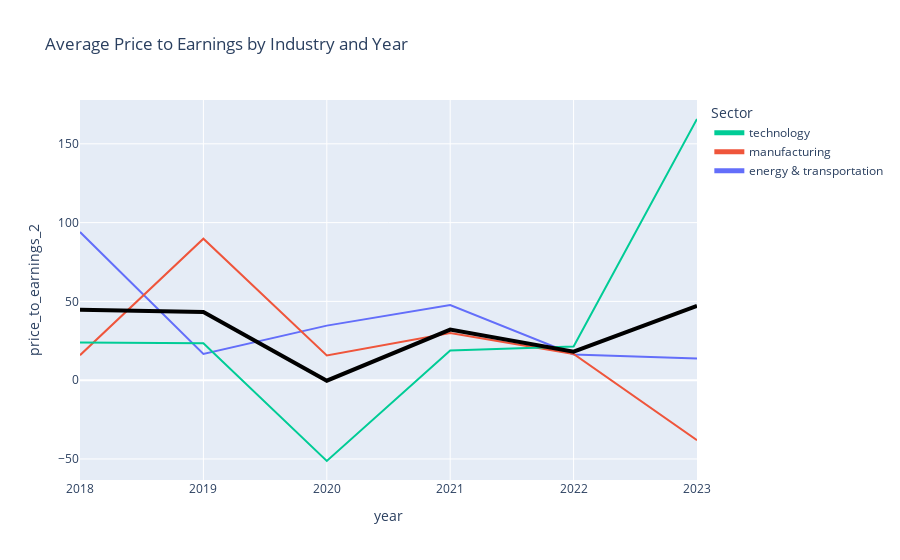

Here is the notebook cell this chart was saved with:
### Code cell
sectors = ['technology', 'manufacturing', 'energy & transportation']
mask = df['sector'].isin(sectors)
filtered_df = df[mask]
sector_metric_trend(filtered_df)

### Figure 1 — Plotly figure (JSON) as saved in the notebook; plotly's stock layout.template omitted (floating-point values rounded to 4 significant figures)
{"data": [{"hovertemplate": "sector=energy & transportation<br>year=%{x}<br>price_to_earnings_2=%{y}<extra></extra>", "legendgroup": "energy & transportation", "line": {"color": "#636efa", "dash": "solid"}, "marker": {"symbol": "circle"}, "mode": "lines", "name": "energy & transportation", "orientation": "v", "showlegend": true, "type": "scatter", "x": [2018, 2019, 2020, 2021, 2022, 2023], "xaxis": "x", "y": [94.05, 16.62, 34.61, 47.7, 16.31, 13.77], "yaxis": "y"}, {"hovertemplate": "sector=manufacturing<br>year=%{x}<br>price_to_earnings_2=%{y}<extra></extra>", "legendgroup": "manufacturing", "line": {"color": "#EF553B", "dash": "solid"}, "marker": {"symbol": "circle"}, "mode": "lines", "name": "manufacturing", "orientation": "v", "showlegend": true, "type": "scatter", "x": [2018, 2019, 2020, 2021, 2022, 2023], "xaxis": "x", "y": [15.85, 89.81, 15.67, 29.88, 16.62, -38.09], "yaxis": "y"}, {"hovertemplate": "sector=technology<br>year=%{x}<br>price_to_earnings_2=%{y}<extra></extra>", "legendgroup": "technology", "line": {"color": "#00cc96", "dash": "solid"}, "marker": {"symbol": "circle"}, "mode": "lines", "name": "technology", "orientation": "v", "showlegend": true, "type": "scatter", "x": [2018, 2019, 2020, 2021, 2022, 2023], "xaxis": "x", "y": [23.97, 23.45, -51.3, 18.83, 21.41, 165.8], "yaxis": "y"}, {"hovertemplate": "year=%{x}<br>price_to_earnings_2=%{y}<extra></extra>", "legendgroup": "", "line": {"color": "black", "width": 4}, "marker": {"symbol": "circle"}, "mode": "lines", "name": "Yearly Average", "orientation": "v", "showlegend": false, "type": "scatter", "x": [2018, 2019, 2020, 2021, 2022, 2023], "xaxis": "x", "y": [44.63, 43.29, -0.3372, 32.14, 18.11, 47.14], "yaxis": "y"}], "layout": {"legend": {"itemsizing": "constant", "title": {"text": "Sector"}, "tracegroupgap": 0, "traceorder": "reversed"}, "showlegend": true, "title": {"text": "Average Price to Earnings by Industry and Year"}, "xaxis": {"anchor": "y", "domain": [0, 1], "title": {"text": "year"}}, "yaxis": {"anchor": "x", "domain": [0, 1], "title": {"text": "price_to_earnings_2"}}}}
